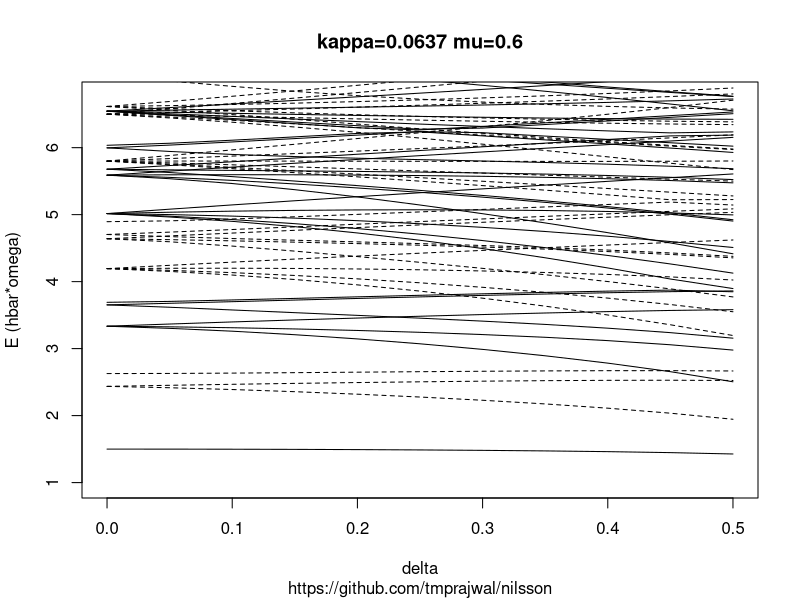

Recreate this plot in R.
pdf("nilsson.pdf")
delta <-c( 0.0000, 0.0500, 0.1000, 0.1500, 0.2000, 0.2500, 0.3000, 0.3500, 0.4000, 0.4500, 0.5000)
#----------------------------------- 1/2+ -----------------------------------
e1_0_0 <- c( 1.5000, 1.4996, 1.4982, 1.4959, 1.4924, 1.4876, 1.4813, 1.4730, 1.4620, 1.4474, 1.4271) # 1/2+ 0
e1_0_1 <- c( 3.3344, 3.3024, 3.2601, 3.2075, 3.1448, 3.0720, 2.9885, 2.8930, 2.7833, 2.6558, 2.5048) # 1/2+ 1
e1_0_2 <- c( 3.6529, 3.6175, 3.5770, 3.5367, 3.4963, 3.4547, 3.4103, 3.3612, 3.3051, 3.2384, 3.1558) # 1/2+ 2
e1_0_3 <- c( 3.6911, 3.7048, 3.7265, 3.7496, 3.7730, 3.7960, 3.8182, 3.8392, 3.8582, 3.8737, 3.8484) # 1/2+ 3
e1_0_4 <- c( 5.0159, 4.9648, 4.8998, 4.8205, 4.7265, 4.6176, 4.4940, 4.3560, 4.2041, 4.0390, 3.8963) # 1/2+ 4
e1_0_5 <- c( 5.5892, 5.5365, 5.4644, 5.3725, 5.2642, 5.1438, 5.0140, 4.8762, 4.7308, 4.5776, 4.4155) # 1/2+ 5
e1_0_6 <- c( 5.6784, 5.6287, 5.5675, 5.5014, 5.4331, 5.3618, 5.2866, 5.2063, 5.1197, 5.0259, 4.9236) # 1/2+ 6
e1_0_7 <- c( 5.9969, 5.9434, 5.8987, 5.8667, 5.8423, 5.8213, 5.8006, 5.7784, 5.7529, 5.7226, 5.6857) # 1/2+ 7
e1_0_8 <- c( 6.0351, 6.0657, 6.1113, 6.1609, 6.2123, 6.2358, 6.1758, 6.1160, 6.0558, 5.9939, 5.9285) # 1/2+ 8
e1_0_9 <- c( 6.5445, 6.4825, 6.4202, 6.3581, 6.2966, 6.2647, 6.3174, 6.3704, 6.4239, 6.4780, 6.5330) # 1/2+ 9
e1_0_10 <- c( 7.3726, 7.3090, 7.2411, 7.1693, 7.0939, 7.0145, 6.9306, 6.8418, 6.7483, 6.6509, 6.5504) # 1/2+ 10
e1_0_11 <- c( 7.5127, 7.4486, 7.3779, 7.3018, 7.2219, 7.1400, 7.0586, 6.9800, 6.9053, 6.8346, 6.7674) # 1/2+ 11
e1_0_12 <- c( 8.0860, 8.0174, 7.9301, 7.8309, 7.7312, 7.6383, 7.5549, 7.4816, 7.4180, 7.3632, 7.3165) # 1/2+ 12
e1_0_13 <- c( 8.1752, 8.1114, 8.0468, 7.9934, 7.9513, 7.9187, 7.8941, 7.8766, 7.8659, 7.8620, 7.8654) # 1/2+ 13
e1_0_14 <- c( 8.4937, 8.4284, 8.3955, 8.3900, 8.4014, 8.4242, 8.4553, 8.4937, 8.5390, 8.5916, 8.6528) # 1/2+ 14
e1_0_15 <- c( 8.5319, 8.5829, 8.6594, 8.7460, 8.8398, 8.9400, 9.0464, 9.1596, 9.2808, 9.4119, 9.5562) # 1/2+ 15
#----------------------------------- 1/2- -----------------------------------
e1_1_0 <- c( 2.4363, 2.4160, 2.3893, 2.3571, 2.3197, 2.2773, 2.2291, 2.1743, 2.1109, 2.0362, 1.9453) # 1/2- 0
e1_1_1 <- c( 2.6274, 2.6294, 2.6344, 2.6410, 2.6483, 2.6555, 2.6620, 2.6673, 2.6706, 2.6709, 2.6663) # 1/2- 1
e1_1_2 <- c( 4.1942, 4.1525, 4.0984, 4.0315, 3.9517, 3.8587, 3.7528, 3.6339, 3.5018, 3.3561, 3.1957) # 1/2- 2
e1_1_3 <- c( 4.6401, 4.5951, 4.5308, 4.4554, 4.3739, 4.2881, 4.1980, 4.1028, 4.0012, 3.8916, 3.7717) # 1/2- 3
e1_1_4 <- c( 4.7038, 4.6718, 4.6432, 4.6180, 4.5933, 4.5675, 4.5393, 4.5075, 4.4710, 4.4283, 4.3774) # 1/2- 4
e1_1_5 <- c( 4.8949, 4.9075, 4.9348, 4.9682, 5.0040, 5.0407, 5.0778, 5.1148, 5.1515, 5.1876, 5.1437) # 1/2- 5
e1_1_6 <- c( 5.7993, 5.7446, 5.6868, 5.6265, 5.5641, 5.4997, 5.4335, 5.3655, 5.2952, 5.2224, 5.2250) # 1/2- 6
e1_1_7 <- c( 6.5000, 6.4436, 6.3796, 6.3082, 6.2291, 6.1431, 6.0519, 5.9578, 5.8627, 5.7675, 5.6725) # 1/2- 7
e1_1_8 <- c( 6.6147, 6.5584, 6.4938, 6.4238, 6.3519, 6.2815, 6.2144, 6.1508, 6.0907, 6.0337, 5.9796) # 1/2- 8
e1_1_9 <- c( 7.0606, 6.9958, 6.9152, 6.8401, 6.7762, 6.7236, 6.6805, 6.6452, 6.6162, 6.5928, 6.5747) # 1/2- 9
e1_1_10 <- c( 7.1243, 7.0859, 7.0684, 7.0652, 7.0713, 7.0843, 7.1030, 7.1268, 7.1555, 7.1893, 7.2290) # 1/2- 10
e1_1_11 <- c( 7.3154, 7.3437, 7.4011, 7.4701, 7.5461, 7.6276, 7.7144, 7.8067, 7.9054, 8.0121, 8.1294) # 1/2- 11
#----------------------------------- 3/2+ -----------------------------------
e3_0_0 <- c( 3.3344, 3.3253, 3.3118, 3.2937, 3.2710, 3.2433, 3.2097, 3.1690, 3.1194, 3.0575, 2.9783) # 3/2+ 0
e3_0_1 <- c( 3.6529, 3.6766, 3.7007, 3.7249, 3.7488, 3.7720, 3.7943, 3.8152, 3.8342, 3.8503, 3.8613) # 3/2+ 1
e3_0_2 <- c( 5.0159, 4.9769, 4.9267, 4.8650, 4.7920, 4.7079, 4.6128, 4.5070, 4.3907, 4.2639, 4.1269) # 3/2+ 2
e3_0_3 <- c( 5.5892, 5.5561, 5.5113, 5.4581, 5.3984, 5.3327, 5.2612, 5.1834, 5.0985, 5.0059, 4.9042) # 3/2+ 3
e3_0_4 <- c( 5.6784, 5.6686, 5.6606, 5.6532, 5.6450, 5.6350, 5.6220, 5.6055, 5.5843, 5.5574, 5.5233) # 3/2+ 4
e3_0_5 <- c( 5.9969, 6.0381, 6.0853, 6.1354, 6.1871, 6.2395, 6.2233, 6.1728, 6.1229, 6.0731, 6.0223) # 3/2+ 5
e3_0_6 <- c( 6.5445, 6.4902, 6.4356, 6.3813, 6.3276, 6.2750, 6.2923, 6.3453, 6.3986, 6.4524, 6.5072) # 3/2+ 6
e3_0_7 <- c( 7.3726, 7.3197, 7.2630, 7.2032, 7.1411, 7.0775, 7.0133, 6.9494, 6.8862, 6.8241, 6.7631) # 3/2+ 7
e3_0_8 <- c( 7.5127, 7.4653, 7.4152, 7.3644, 7.3145, 7.2668, 7.2222, 7.1811, 7.1439, 7.1109, 7.0824) # 3/2+ 8
e3_0_9 <- c( 8.0860, 8.0446, 7.9991, 7.9571, 7.9213, 7.8923, 7.8699, 7.8539, 7.8439, 7.8402, 7.8432) # 3/2+ 9
e3_0_10 <- c( 8.1752, 8.1685, 8.1759, 8.1936, 8.2190, 8.2507, 8.2883, 8.3314, 8.3804, 8.4361, 8.4998) # 3/2+ 10
e3_0_11 <- c( 8.4937, 8.5556, 8.6330, 8.7197, 8.8132, 8.9127, 9.0183, 9.1304, 9.2502, 9.3796, 9.5218) # 3/2+ 11
#----------------------------------- 3/2- -----------------------------------
e3_1_0 <- c( 2.4363, 2.4524, 2.4673, 2.4810, 2.4935, 2.5045, 2.5140, 2.5215, 2.5265, 2.5280, 2.5242) # 3/2- 0
e3_1_1 <- c( 4.1942, 4.1685, 4.1343, 4.0919, 4.0413, 3.9826, 3.9154, 3.8394, 3.7540, 3.6581, 3.5503) # 3/2- 1
e3_1_2 <- c( 4.6401, 4.6266, 4.6089, 4.5893, 4.5677, 4.5436, 4.5164, 4.4852, 4.4489, 4.4062, 4.3548) # 3/2- 2
e3_1_3 <- c( 4.7038, 4.7389, 4.7778, 4.8176, 4.8573, 4.8967, 4.9356, 4.9740, 5.0119, 5.0492, 5.0862) # 3/2- 3
e3_1_4 <- c( 5.7993, 5.7539, 5.7059, 5.6559, 5.6044, 5.5518, 5.4984, 5.4446, 5.3903, 5.3353, 5.2793) # 3/2- 4
e3_1_5 <- c( 6.5000, 6.4573, 6.4087, 6.3557, 6.3000, 6.2432, 6.1864, 6.1306, 6.0760, 6.0230, 5.9715) # 3/2- 5
e3_1_6 <- c( 6.6147, 6.5825, 6.5501, 6.5194, 6.4913, 6.4661, 6.4438, 6.4244, 6.4080, 6.3947, 6.3851) # 3/2- 6
e3_1_7 <- c( 7.0606, 7.0454, 7.0369, 7.0373, 7.0451, 7.0589, 7.0779, 7.1014, 7.1294, 7.1621, 7.2003) # 3/2- 7
e3_1_8 <- c( 7.1243, 7.1811, 7.2497, 7.3243, 7.4035, 7.4872, 7.5755, 7.6690, 7.7687, 7.8762, 7.9941) # 3/2- 8
#----------------------------------- 5/2+ -----------------------------------
e5_0_0 <- c( 3.3344, 3.3670, 3.3982, 3.4280, 3.4563, 3.4832, 3.5085, 3.5317, 3.5525, 3.5698, 3.5814) # 5/2+ 0
e5_0_1 <- c( 5.0159, 5.0009, 4.9782, 4.9479, 4.9098, 4.8640, 4.8102, 4.7483, 4.6777, 4.5983, 4.5095) # 5/2+ 1
e5_0_2 <- c( 5.5892, 5.5948, 5.5964, 5.5950, 5.5908, 5.5833, 5.5721, 5.5567, 5.5360, 5.5092, 5.4746) # 5/2+ 2
e5_0_3 <- c( 5.6784, 5.7329, 5.7892, 5.8456, 5.9017, 5.9574, 6.0126, 6.0674, 6.1219, 6.1755, 6.1873) # 5/2+ 3
e5_0_4 <- c( 6.5445, 6.5056, 6.4664, 6.4274, 6.3892, 6.3520, 6.3163, 6.2823, 6.2501, 6.2206, 6.2351) # 5/2+ 4
e5_0_5 <- c( 7.3726, 7.3412, 7.3071, 7.2716, 7.2357, 7.2004, 7.1663, 7.1339, 7.1038, 7.0763, 7.0518) # 5/2+ 5
e5_0_6 <- c( 7.5127, 7.4979, 7.4844, 7.4732, 7.4646, 7.4589, 7.4563, 7.4572, 7.4618, 7.4709, 7.4855) # 5/2+ 6
e5_0_7 <- c( 8.0860, 8.0978, 8.1143, 8.1367, 8.1647, 8.1978, 8.2357, 8.2783, 8.3260, 8.3795, 8.4403) # 5/2+ 7
e5_0_8 <- c( 8.1752, 8.2542, 8.3418, 8.4348, 8.5326, 8.6353, 8.7432, 8.8572, 8.9786, 9.1094, 9.2528) # 5/2+ 8
#----------------------------------- 5/2- -----------------------------------
e5_1_0 <- c( 4.1942, 4.1993, 4.2001, 4.1968, 4.1891, 4.1768, 4.1594, 4.1365, 4.1073, 4.0705, 4.0243) # 5/2- 0
e5_1_1 <- c( 4.6401, 4.6828, 4.7248, 4.7662, 4.8068, 4.8467, 4.8858, 4.9241, 4.9617, 4.9985, 5.0345) # 5/2- 1
e5_1_2 <- c( 5.7993, 5.7724, 5.7437, 5.7137, 5.6828, 5.6515, 5.6202, 5.5892, 5.5588, 5.5291, 5.5004) # 5/2- 2
e5_1_3 <- c( 6.5000, 6.4848, 6.4669, 6.4480, 6.4292, 6.4111, 6.3942, 6.3787, 6.3648, 6.3530, 6.3436) # 5/2- 3
e5_1_4 <- c( 6.6147, 6.6273, 6.6440, 6.6643, 6.6876, 6.7136, 6.7423, 6.7739, 6.8086, 6.8470, 6.8903) # 5/2- 4
e5_1_5 <- c( 7.0606, 7.1258, 7.1964, 7.2714, 7.3501, 7.4327, 7.5193, 7.6106, 7.7074, 7.8114, 7.9250) # 5/2- 5
#----------------------------------- 7/2+ -----------------------------------
e7_0_0 <- c( 5.0159, 5.0360, 5.0519, 5.0634, 5.0704, 5.0727, 5.0700, 5.0617, 5.0473, 5.0259, 4.9961) # 7/2+ 0
e7_0_1 <- c( 5.5892, 5.6497, 5.7091, 5.7673, 5.8245, 5.8808, 5.9363, 5.9911, 6.0454, 6.0994, 6.1535) # 7/2+ 1
e7_0_2 <- c( 6.5445, 6.5288, 6.5126, 6.4966, 6.4812, 6.4667, 6.4536, 6.4422, 6.4330, 6.4265, 6.4231) # 7/2+ 2
e7_0_3 <- c( 7.3726, 7.3733, 7.3729, 7.3725, 7.3727, 7.3741, 7.3770, 7.3819, 7.3892, 7.3996, 7.4142) # 7/2+ 3
e7_0_4 <- c( 7.5127, 7.5450, 7.5806, 7.6194, 7.6610, 7.7054, 7.7530, 7.8039, 7.8588, 7.9188, 7.9854) # 7/2+ 4
e7_0_5 <- c( 8.0860, 8.1716, 8.2613, 8.3547, 8.4518, 8.5528, 8.6583, 8.7690, 8.8863, 9.0119, 9.1491) # 7/2+ 5
#----------------------------------- 7/2- -----------------------------------
e7_1_0 <- c( 4.1942, 4.2434, 4.2909, 4.3368, 4.3813, 4.4244, 4.4662, 4.5067, 4.5461, 4.5844, 4.6216) # 7/2- 0
e7_1_1 <- c( 5.7993, 5.8001, 5.7999, 5.7990, 5.7977, 5.7963, 5.7951, 5.7946, 5.7950, 5.7969, 5.8010) # 7/2- 1
e7_1_2 <- c( 6.5000, 6.5256, 6.5512, 6.5774, 6.6047, 6.6331, 6.6628, 6.6941, 6.7274, 6.7631, 6.8021) # 7/2- 2
e7_1_3 <- c( 6.6147, 6.6891, 6.7669, 6.8474, 6.9306, 7.0167, 7.1063, 7.2000, 7.2989, 7.4048, 7.5202) # 7/2- 3
#----------------------------------- 9/2+ -----------------------------------
e9_0_0 <- c( 5.0159, 5.0815, 5.1453, 5.2074, 5.2678, 5.3269, 5.3847, 5.4414, 5.4972, 5.5524, 5.6075) # 9/2+ 0
e9_0_1 <- c( 6.5445, 6.5596, 6.5743, 6.5890, 6.6041, 6.6198, 6.6366, 6.6549, 6.6754, 6.6988, 6.7264) # 9/2+ 1
e9_0_2 <- c( 7.3726, 7.4160, 7.4595, 7.5038, 7.5490, 7.5955, 7.6436, 7.6938, 7.7465, 7.8027, 7.8636) # 9/2+ 2
e9_0_3 <- c( 7.5127, 7.6054, 7.7009, 7.7991, 7.9002, 8.0046, 8.1129, 8.2262, 8.3456, 8.4733, 8.6123) # 9/2+ 3
#----------------------------------- 9/2- -----------------------------------
e9_1_0 <- c( 5.7993, 5.8369, 5.8742, 5.9113, 5.9485, 5.9860, 6.0240, 6.0631, 6.1035, 6.1460, 6.1915) # 9/2- 0
e9_1_1 <- c( 6.5000, 6.5791, 6.6590, 6.7399, 6.8222, 6.9062, 6.9925, 7.0818, 7.1752, 7.2741, 7.3807) # 9/2- 1
#----------------------------------- 11/2+ -----------------------------------
e11_0_0 <- c( 6.5445, 6.5982, 6.6517, 6.7052, 6.7592, 6.8137, 6.8694, 6.9266, 6.9861, 7.0487, 7.1158) # 11/2+ 0
e11_0_1 <- c( 7.3726, 7.4690, 7.5661, 7.6643, 7.7640, 7.8656, 7.9699, 8.0777, 8.1903, 8.3095, 8.4379) # 11/2+ 1
#----------------------------------- 11/2- -----------------------------------
e11_1_0 <- c( 5.7993, 5.8827, 5.9664, 6.0507, 6.1360, 6.2228, 6.3116, 6.4033, 6.4989, 6.5999, 6.7086) # 11/2- 0
plot(c( 0.0000, 0.5000),c( 1.0000, 6.7500),type="n",xlab="delta",ylab="E (hbar*omega)",main="kappa=0.0637 mu=0.6",sub="https://github.com/tmprajwal/nilsson")
lines(delta,e1_0_0)
lines(delta,e1_0_1)
lines(delta,e1_0_2)
lines(delta,e1_0_3)
lines(delta,e1_0_4)
lines(delta,e1_0_5)
lines(delta,e1_0_6)
lines(delta,e1_0_7)
lines(delta,e1_0_8)
lines(delta,e1_0_9)
lines(delta,e1_0_10)
lines(delta,e1_0_11)
lines(delta,e1_0_12)
lines(delta,e1_0_13)
lines(delta,e1_0_14)
lines(delta,e1_0_15)
lines(delta,e1_1_0,lty="44")
lines(delta,e1_1_1,lty="44")
lines(delta,e1_1_2,lty="44")
lines(delta,e1_1_3,lty="44")
lines(delta,e1_1_4,lty="44")
lines(delta,e1_1_5,lty="44")
lines(delta,e1_1_6,lty="44")
lines(delta,e1_1_7,lty="44")
lines(delta,e1_1_8,lty="44")
lines(delta,e1_1_9,lty="44")
lines(delta,e1_1_10,lty="44")
lines(delta,e1_1_11,lty="44")
lines(delta,e3_0_0)
lines(delta,e3_0_1)
lines(delta,e3_0_2)
lines(delta,e3_0_3)
lines(delta,e3_0_4)
lines(delta,e3_0_5)
lines(delta,e3_0_6)
lines(delta,e3_0_7)
lines(delta,e3_0_8)
lines(delta,e3_0_9)
lines(delta,e3_0_10)
lines(delta,e3_0_11)
lines(delta,e3_1_0,lty="44")
lines(delta,e3_1_1,lty="44")
lines(delta,e3_1_2,lty="44")
lines(delta,e3_1_3,lty="44")
lines(delta,e3_1_4,lty="44")
lines(delta,e3_1_5,lty="44")
lines(delta,e3_1_6,lty="44")
lines(delta,e3_1_7,lty="44")
lines(delta,e3_1_8,lty="44")
lines(delta,e5_0_0)
lines(delta,e5_0_1)
lines(delta,e5_0_2)
lines(delta,e5_0_3)
lines(delta,e5_0_4)
lines(delta,e5_0_5)
lines(delta,e5_0_6)
lines(delta,e5_0_7)
lines(delta,e5_0_8)
lines(delta,e5_1_0,lty="44")
lines(delta,e5_1_1,lty="44")
lines(delta,e5_1_2,lty="44")
lines(delta,e5_1_3,lty="44")
lines(delta,e5_1_4,lty="44")
lines(delta,e5_1_5,lty="44")
lines(delta,e7_0_0)
lines(delta,e7_0_1)
lines(delta,e7_0_2)
lines(delta,e7_0_3)
lines(delta,e7_0_4)
lines(delta,e7_0_5)
lines(delta,e7_1_0,lty="44")
lines(delta,e7_1_1,lty="44")
lines(delta,e7_1_2,lty="44")
lines(delta,e7_1_3,lty="44")
lines(delta,e9_0_0)
lines(delta,e9_0_1)
lines(delta,e9_0_2)
lines(delta,e9_0_3)
lines(delta,e9_1_0,lty="44")
lines(delta,e9_1_1,lty="44")
lines(delta,e11_0_0)
lines(delta,e11_0_1)
lines(delta,e11_1_0,lty="44")
garbage <- dev.off()
